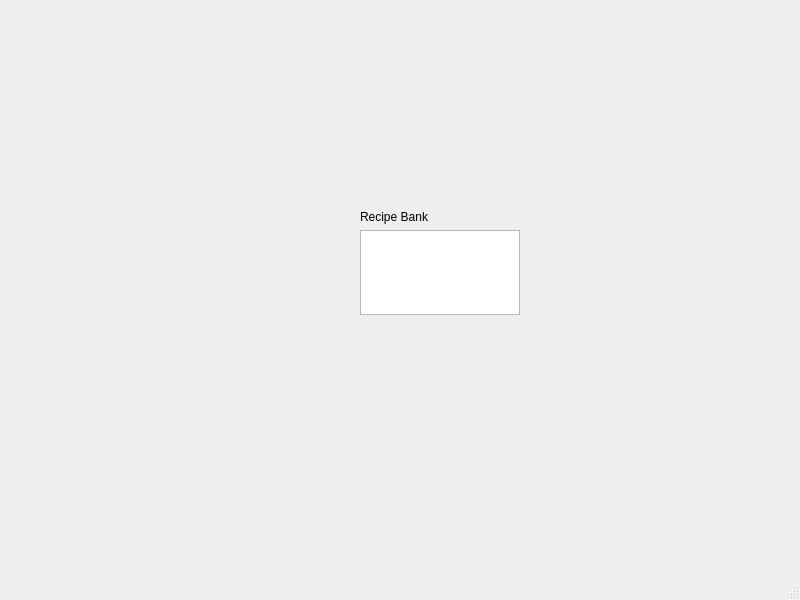
<?xml version="1.0" encoding="UTF-8"?>
<ui version="4.0">
 <class>MainWindow</class>
 <widget class="QMainWindow" name="MainWindow">
  <property name="geometry">
   <rect>
    <x>0</x>
    <y>0</y>
    <width>800</width>
    <height>600</height>
   </rect>
  </property>
  <property name="windowTitle">
   <string>MainWindow</string>
  </property>
  <widget class="QWidget" name="centralwidget">
   <widget class="QWidget" name="verticalLayoutWidget">
    <property name="geometry">
     <rect>
      <x>360</x>
      <y>210</y>
      <width>160</width>
      <height>105</height>
     </rect>
    </property>
    <layout class="QVBoxLayout" name="verticalLayout">
     <item>
      <widget class="QLabel" name="label">
       <property name="text">
        <string>Recipe Bank</string>
       </property>
      </widget>
     </item>
     <item>
      <widget class="QListView" name="listView"/>
     </item>
    </layout>
   </widget>
  </widget>
  <widget class="QMenuBar" name="menubar">
   <property name="geometry">
    <rect>
     <x>0</x>
     <y>0</y>
     <width>800</width>
     <height>22</height>
    </rect>
   </property>
  </widget>
  <widget class="QStatusBar" name="statusbar"/>
 </widget>
 <resources/>
 <connections/>
</ui>
